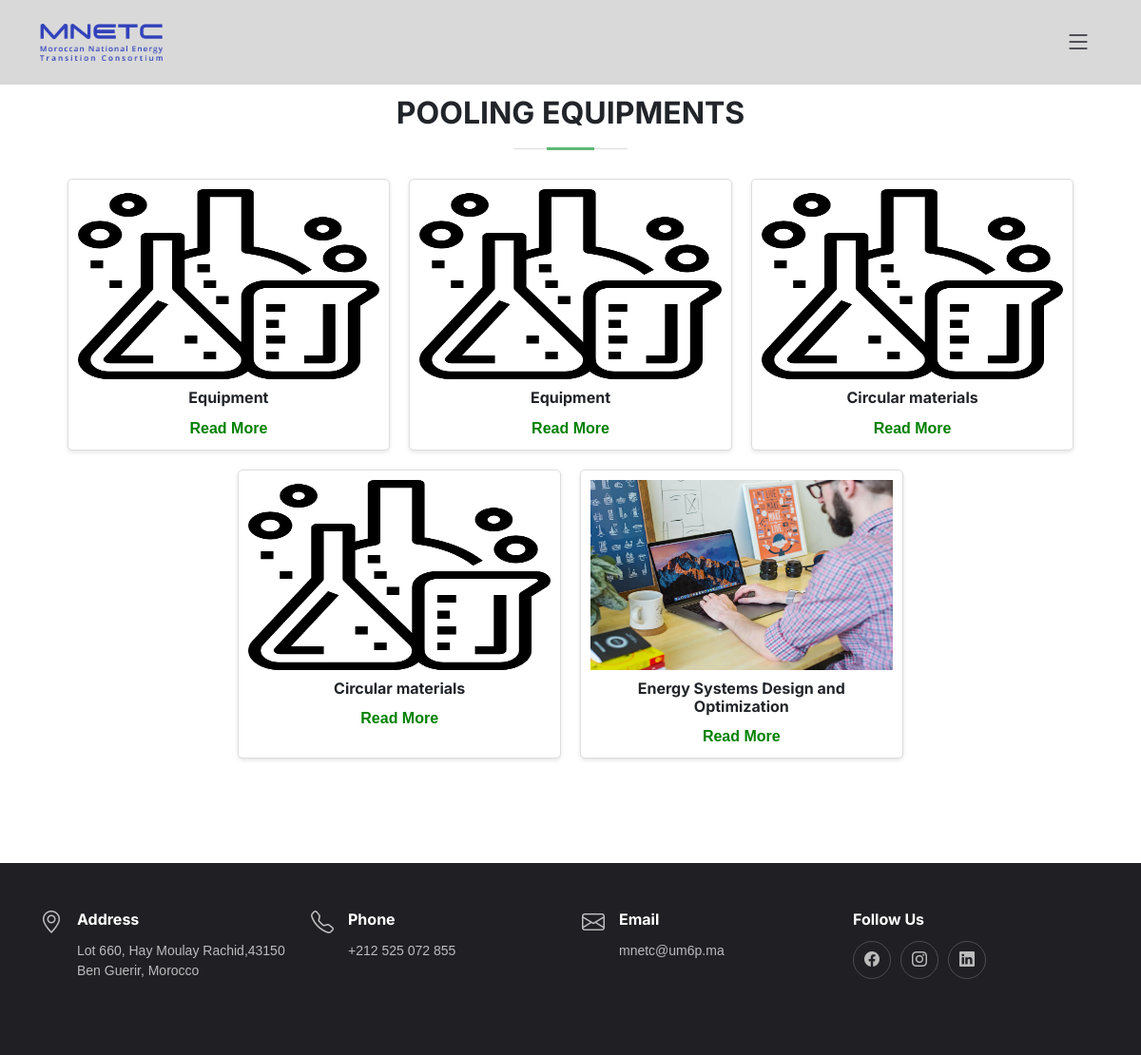
/resource/, run on the app's committed database.
### app/models.py (models this page shows, shortened)
class Pooling_Equipment(models.Model):
    Name = models.CharField(max_length=100)
    Image = models.ImageField(upload_to='Pooling Equipment/',  default='Pooling Equipment/default.png', blank=True, null=True)
    Description = models.TextField(default="")

### app/views.py (the view)
# urls.py: path('resource/', views.Resource, name='resource'),
def Resource(request):
    equipments = Pooling_Equipment.objects.all()
    context = {"equipments":equipments}
    return render(request, 'resource.html', context)

### app/templates/resource.html (shortened to what this page needs)
<!DOCTYPE html>
<html lang="en" xmlns="http://www.w3.org/1999/html">
<head>
  <link href="/static/vendor/bootstrap/css/bootstrap.min.css?{% now 'U' %}" rel="stylesheet">
  <link href="/static/vendor/bootstrap-icons/bootstrap-icons.css?{% now 'U' %}" rel="stylesheet">
  <link href="/static/vendor/aos/aos.css?{% now 'U' %}" rel="stylesheet">
  <link href="/static/vendor/glightbox/css/glightbox.min.css?{% now 'U' %}" rel="stylesheet">
  <link href="/static/vendor/swiper/swiper-bundle.min.css?{% now 'U' %}" rel="stylesheet">
    <link rel="stylesheet" href="https://cdnjs.cloudflare.com/ajax/libs/font-awesome/5.15.4/css/all.min.css">
     <link href="/static/css/base.css?{% now 'U' %}" rel="stylesheet">
<link href="/static/css/resource.css?{% now 'U' %}" rel="stylesheet">
</head>
<body>
  <header id="header" class="header fixed-top d-flex align-items-center">
    <div class="container d-flex align-items-center justify-content-between">
      <a href="{% url 'index' %}" class="logo d-flex align-items-center me-auto me-lg-0">
        <img src="/static/images/items/favicon.png" alt="">
      </a>
      <i class="mobile-nav-toggle mobile-nav-show bi bi-list"></i>
    </div>
  </header>
<section>
    <div class="section-title" style="padding-bottom:0; margin-top:20px;">
          <h2 style="">Pooling Equipments</h2>
    </div>
    <div class="resource">
        {% for equipment in equipments %}
        <div class="card">
            <img src="{{equipment.Image.url}}" alt="{{equipment.Name}}">
            <h3>{{equipment.Name}}</h3>
            <a href="#">Read More</a>
        </div>
        {% endfor %}
    </div>
</section>
  <footer id="footer" class="footer">
    <div class="container">
      <div class="row gy-3" style="">
        <div class="col-lg-3 col-md-6 d-flex">
          <i class="bi bi-geo-alt icon"></i>
          <div>
            <h4>Address</h4>
            <p>
              Lot 660, Hay Moulay Rachid,43150  <br>
              Ben Guerir, Morocco <br>
            </p>
          </div>
        </div>
        <div class="col-lg-3 col-md-6 footer-links d-flex">
          <i class="bi bi-telephone icon"></i>
          <div>
            <h4>Phone</h4>
            <p>
               +212 525 072 855<br>
            </p>
          </div>
        </div>
        <div class="col-lg-3 col-md-6 footer-links d-flex">
          <i class="bi bi-envelope icon"></i>
          <div>
            <h4>Email</h4>
            <p>
              mnetc@um6p.ma <br>
            </p>
          </div>
        </div>
          <div class="col-lg-3 col-md-6 footer-links">
          <h4>Follow Us</h4>
          <div class="social-links d-flex">
            <a href="https://www.facebook.com/UM6P1/" class="facebook"><i class="bi bi-facebook"></i></a>
            <a href="https://www.instagram.com/um6p_officiel/?hl=en" class="instagram"><i class="bi bi-instagram"></i></a>
            <a href="https://www.linkedin.com/school/um6p/?originalSubdomain=ma" class="linkedin"><i class="bi bi-linkedin"></i></a>
          </div>
        </div>
      </div>
    </div>
  </footer>
</body>
</html>

### static/css/base.css (style rules this page uses)
:root { --font-default: "Open Sans", system-ui, -apple-system, "Segoe UI", Roboto, "Helvetica Neue", Arial, "Noto Sans", "Liberation Sans", sans-serif, "Apple Color Emoji", "Segoe UI Emoji", "Segoe UI Symbol", "Noto Color Emoji"; --font-primary: "Roboto",sans-serif; --font-secondary: "Inter", sans-serif; }
:root { --color-default: #212529; --color-primary: #1f602a; --color-secondary: #37373f; }
:root { scroll-behavior: smooth; }
body { font-family: var(--font-default); color: var(--color-default); }
a { color: var(--color-primary); text-decoration: none; }
h1, h2, h3, h4, h5, h6 { font-family: var(--font-secondary); }
section { overflow: hidden; padding: 80px 0; scroll-margin-top: 90px; overflow: clip; }
.section-title h2 { font-size: 32px; font-weight: bold; text-transform: uppercase; margin-bottom: 20px; padding-bottom: 20px; position: relative; }
.section-title h2::before { content: ""; position: absolute; display: block; width: 120px; height: 1px; background: #ddd; bottom: 1px; left: calc(50% - 60px); }
.section-title h2::after { content: ""; position: absolute; display: block; height: 3px; bottom: 0; left: calc(50% - 60px); width: 50px; background: #5cb874; left: 0; right: 0; margin: auto; }
.section-title { text-align: center; padding-bottom: 60px; position: relative; }
.section-title h2 { font-size: 32px; font-weight: 700; margin-bottom: 20px; padding-bottom: 20px; position: relative; }
.header { background: #D9D9D9; transition: all 0.5s; z-index: 997; height: 90px; border-bottom: 1px solid #fff; }
.header .logo img { max-height: 40px; margin-right: 6px; }
@media (max-width: 1279px) { .mobile-nav-show { color: var(--color-secondary); font-size: 28px; cursor: pointer; line-height: 0; transition: 0.5s; z-index: 9999; margin: 0 10px 0 20px; } }
.footer { font-size: 14px; background-color: #1f1f24; padding: 50px 0; color: rgba(255, 255, 255, 0.7); }
.footer .icon { margin-right: 15px; font-size: 24px; line-height: 0; }
.footer h4 { font-size: 16px; font-weight: bold; position: relative; padding-bottom: 5px; color: #fff; }
.footer .footer-links { margin-bottom: 30px; }
.footer .social-links a { display: flex; align-items: center; justify-content: center; width: 40px; height: 40px; border-radius: 50%; border: 1px solid rgba(255, 255, 255, 0.2); font-size: 16px; color: rgba(255, 255, 255, 0.7); margin-right: 10px; transition: 0.3s; }

### static/css/resource.css (style rules this page uses)
body { font-family: Arial, sans-serif; margin: 0; padding: 0; box-sizing: border-box; }
.resource { display: flex; flex-wrap: wrap; justify-content: center; margin: 20px; }
.card { border: 1px solid #ddd; border-radius: 5px; flex: 1 1 calc(23% - 20px); max-width: calc(23% - 20px); box-shadow: 0 2px 4px rgba(0, 0, 0, 0.1); text-align: center; padding: 10px; margin: 10px; transition: transform 0.3s; box-sizing: border-box; }
.card img { width: 100%; height: 200px; margin-bottom: 10px; }
.card h3 { font-size: 1em; margin-bottom: 10px; font-weight:bold; }
.card a { text-decoration: none; color: green; font-weight: bold; }
@media (max-width: 1200px) { .card { flex: 1 1 calc(31% - 20px); max-width: calc(31% - 20px); } }

### data on the page
Pooling_Equipment: Image (placeholder picture), Name "Equipment"
Pooling_Equipment: Image (placeholder picture), Name "Equipment"
Pooling_Equipment: Image (placeholder picture), Name "Circular materials"
Pooling_Equipment: Image (placeholder picture), Name "Circular materials"
Pooling_Equipment: Image (picture), Name "Energy Systems Design and Optimization"
